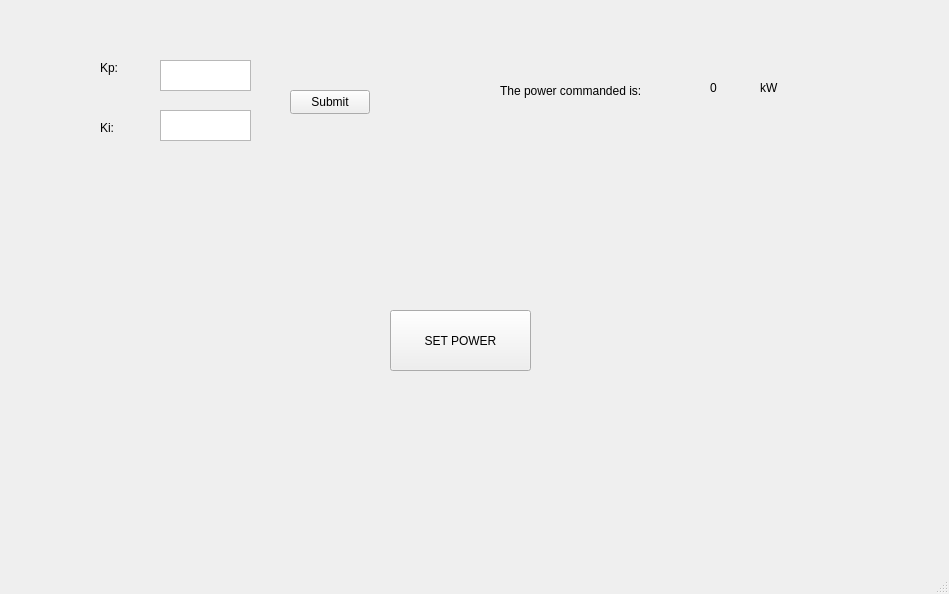
<?xml version="1.0" encoding="UTF-8"?>
<ui version="4.0">
 <class>MainWindow</class>
 <widget class="QMainWindow" name="MainWindow">
  <property name="geometry">
   <rect>
    <x>0</x>
    <y>0</y>
    <width>949</width>
    <height>594</height>
   </rect>
  </property>
  <property name="windowTitle">
   <string>MainWindow</string>
  </property>
  <widget class="QWidget" name="centralwidget">
   <widget class="QLabel" name="kp_label">
    <property name="geometry">
     <rect>
      <x>100</x>
      <y>60</y>
      <width>58</width>
      <height>16</height>
     </rect>
    </property>
    <property name="text">
     <string>Kp:</string>
    </property>
   </widget>
   <widget class="QLabel" name="ki_label">
    <property name="geometry">
     <rect>
      <x>100</x>
      <y>120</y>
      <width>58</width>
      <height>16</height>
     </rect>
    </property>
    <property name="text">
     <string>Ki:</string>
    </property>
   </widget>
   <widget class="QPlainTextEdit" name="kp_textbox">
    <property name="geometry">
     <rect>
      <x>160</x>
      <y>60</y>
      <width>91</width>
      <height>31</height>
     </rect>
    </property>
   </widget>
   <widget class="QPlainTextEdit" name="ki_textbox">
    <property name="geometry">
     <rect>
      <x>160</x>
      <y>110</y>
      <width>91</width>
      <height>31</height>
     </rect>
    </property>
   </widget>
   <widget class="QPushButton" name="submit">
    <property name="geometry">
     <rect>
      <x>290</x>
      <y>90</y>
      <width>80</width>
      <height>24</height>
     </rect>
    </property>
    <property name="text">
     <string>Submit</string>
    </property>
   </widget>
   <widget class="QLabel" name="pcmd_label">
    <property name="geometry">
     <rect>
      <x>500</x>
      <y>80</y>
      <width>171</width>
      <height>21</height>
     </rect>
    </property>
    <property name="text">
     <string>The power commanded is:</string>
    </property>
   </widget>
   <widget class="QLabel" name="p_out_label">
    <property name="geometry">
     <rect>
      <x>710</x>
      <y>80</y>
      <width>58</width>
      <height>16</height>
     </rect>
    </property>
    <property name="text">
     <string>0</string>
    </property>
   </widget>
   <widget class="QLabel" name="kW_label">
    <property name="geometry">
     <rect>
      <x>760</x>
      <y>80</y>
      <width>58</width>
      <height>16</height>
     </rect>
    </property>
    <property name="text">
     <string>kW</string>
    </property>
   </widget>
   <widget class="QPushButton" name="sendPowerButton">
    <property name="geometry">
     <rect>
      <x>390</x>
      <y>310</y>
      <width>141</width>
      <height>61</height>
     </rect>
    </property>
    <property name="text">
     <string>SET POWER</string>
    </property>
   </widget>
  </widget>
  <widget class="QMenuBar" name="menubar">
   <property name="geometry">
    <rect>
     <x>0</x>
     <y>0</y>
     <width>949</width>
     <height>22</height>
    </rect>
   </property>
  </widget>
  <widget class="QStatusBar" name="statusbar"/>
 </widget>
 <resources/>
 <connections/>
</ui>
